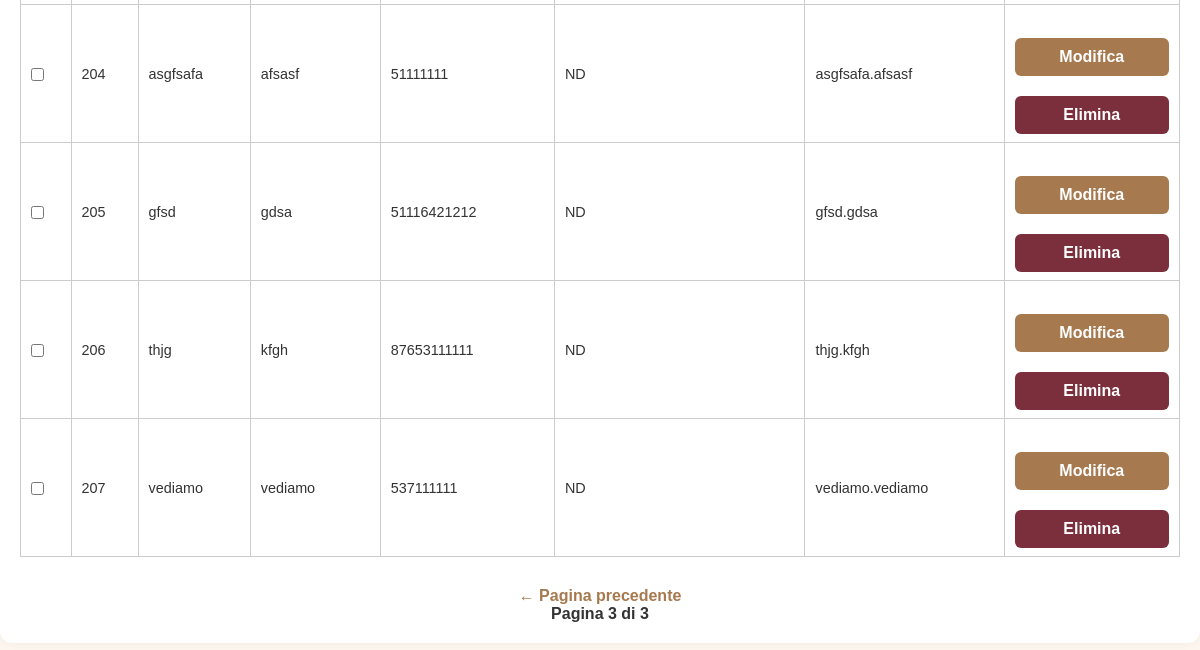
/admin_users?page=3&search= (signed in, lower part), run on an earlier commit of the app's database.
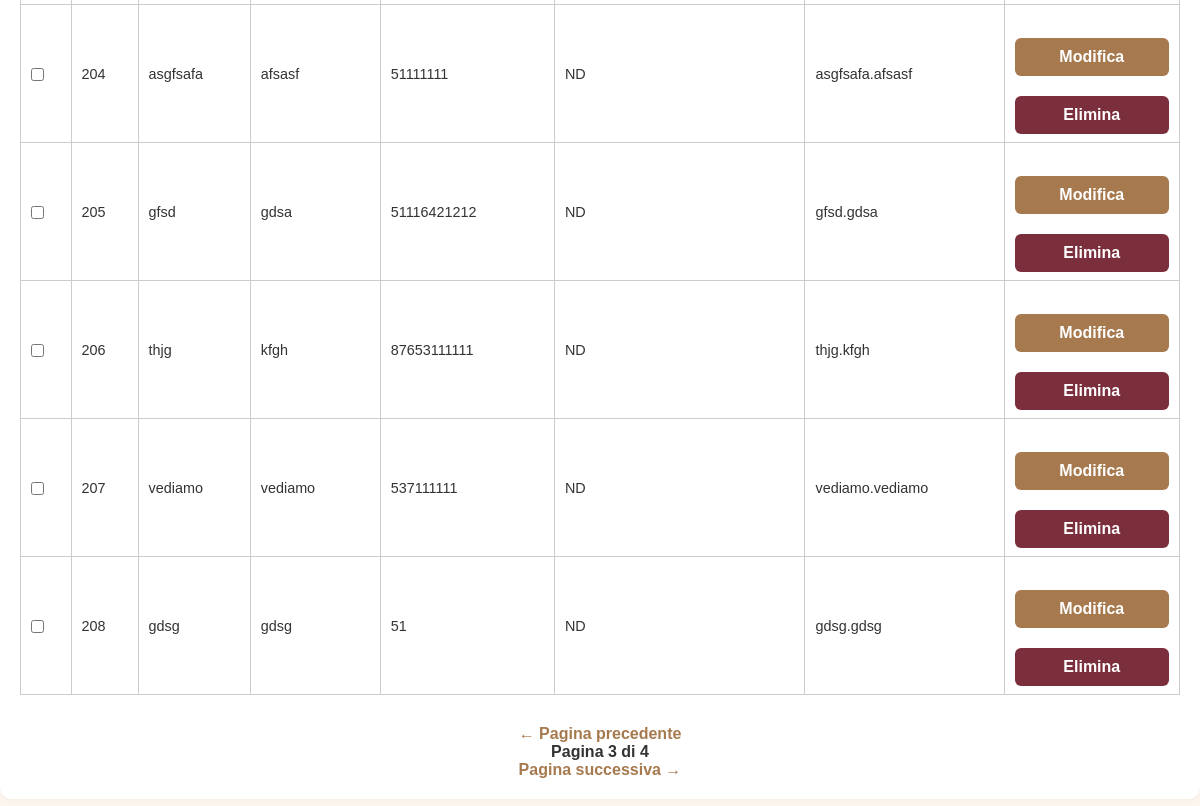
And on a later commit of the database.
### tables this page shows
CREATE TABLE users (
            id INTEGER PRIMARY KEY AUTOINCREMENT,
            username TEXT NOT NULL UNIQUE,
            password TEXT NOT NULL
        , name TEXT NOT NULL DEFAULT 'NOME', surname TEXT NOT NULL DEFAULT 'COGNOME', phone TEXT NOT NULL DEFAULT '0000000000', email TEXT, newsletter_optin INTEGER DEFAULT 0);

### app.py (the view)
@app.route('/admin_users')
def admin_users():
    if 'admin' not in session:
        return redirect(url_for('login_admin'))
    page = int(request.args.get('page', 1))
    per_page = 50
    offset = (page - 1) * per_page
    search_query = request.args.get('search', '').strip()
    conn = sqlite3.connect('bookings.db')
    cursor = conn.cursor()
    if search_query:
        search = f"%{search_query}%"
        cursor.execute("""
            SELECT COUNT(*) FROM users
            WHERE name LIKE ? OR surname LIKE ? OR phone LIKE ? OR email LIKE ?
        """, (search, search, search, search))
        total_users = cursor.fetchone()[0]
        cursor.execute("""
            SELECT id, name, surname, phone, email, username
            FROM users
            WHERE name LIKE ? OR surname LIKE ? OR phone LIKE ? OR email LIKE ?
            ORDER BY id
            LIMIT ? OFFSET ?
        """, (search, search, search, search, per_page, offset))
    else:
        cursor.execute("SELECT COUNT(*) FROM users")
        total_users = cursor.fetchone()[0]
        cursor.execute("""
            SELECT id, name, surname, phone, email, username
            FROM users
            ORDER BY id
            LIMIT ? OFFSET ?
        """, (per_page, offset))
    users = cursor.fetchall()
    conn.close()
    total_pages = (total_users + per_page - 1) // per_page
    return render_template('admin_users.html',
                           users=users,
                           page=page,
                           total_pages=total_pages,
                           search_query=search_query)

### templates/admin_users.html (shortened to what this page needs)
<!DOCTYPE html>
<html lang="it">
<head>
  <link rel="stylesheet" href="{{ url_for('static', filename='style.css') }}">
</head>
<body>
  <div class="page">
    <div class="container">
      {% if users %}
      <form method="post" action="{{ url_for('delete_selected_users') }}">
        <table>
          <tbody>
            {% for user in users %}
            <tr>
              <td><input type="checkbox" name="selected_users" value="{{ user[0] }}"></td>
              <td>{{ user[0] }}</td>
              <td>{{ user[1] }}</td>
              <td>{{ user[2] }}</td>
              <td>{{ user[3] }}</td>
              <td>{{ user[4] or 'ND' }}</td>
              <td>{{ user[5] }}</td>
              <td>
                <div class="actions">
                  <a href="{{ url_for('admin_edit_user', user_id=user[0]) }}">
                    <button class="big-btn" type="button">Modifica</button>
                  </a>
                  <form method="post" action="{{ url_for('admin_delete_user', user_id=user[0]) }}" onsubmit="return confirm('Confermi eliminazione utente {{ user[1] }} {{ user[2] }}?')">
                    <button type="submit" class="delete-btn">Elimina</button>
                  </form>
                </div>
              </td>
            </tr>
            {% endfor %}
          </tbody>
        </table>
      </form>
      <div class="pagination">
        {% if page > 1 %}
          <a href="{{ url_for('admin_users', page=page-1, search=search_query) }}">← Pagina precedente</a>
        {% endif %}
        <span>Pagina {{ page }} di {{ total_pages }}</span>
        {% if page < total_pages %}
          <a href="{{ url_for('admin_users', page=page+1, search=search_query) }}">Pagina successiva →</a>
        {% endif %}
      </div>
      {% else %}
        <p>Nessun utente registrato.</p>
      {% endif %}
    </div>
  </div>
</body>
</html>

What changed in the data, as far as the page shows it:
added users: id "208", name "gdsg", surname "gdsg", phone "51", user "ND", username "gdsg.gdsg"
Also different on the page:
{{ total_pages }}: "3" → "4"
text now shown: "Pagina successiva →"
